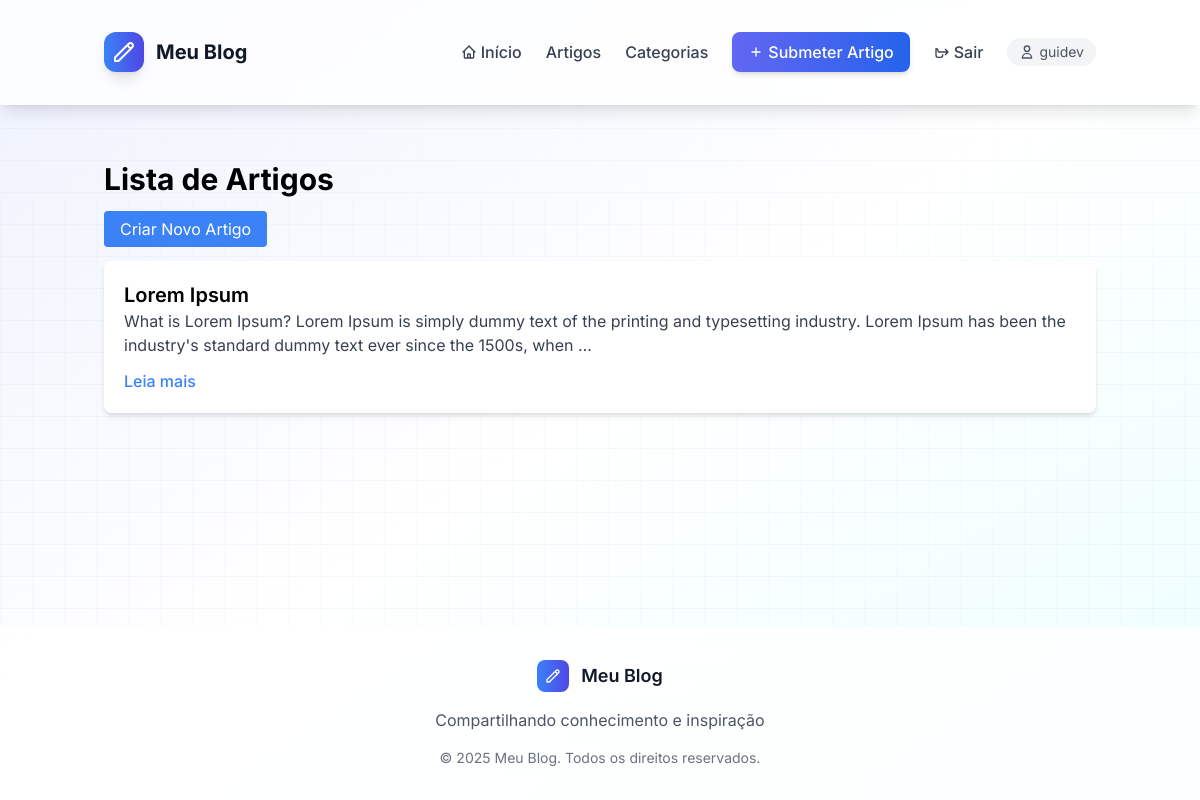
Screenshot of /artigos/ (signed in) with the database file from the repository.
### blog/models.py (models this page shows, shortened)
class Usuario(AbstractUser):
    LEITOR = 'leitor'
    REDATOR = 'redator'
    ADMIN = 'admin'
    TIPO_USUARIO_CHOICES = [
        (LEITOR, 'Leitor'),
        (REDATOR, 'Redator'),
        (ADMIN, 'Administrador'),
    ]
    tipo_usuario = models.CharField(
        max_length=10,
        choices=TIPO_USUARIO_CHOICES,
        default=LEITOR,
    )
    groups = models.ManyToManyField(
        Group,
        verbose_name='groups',
        blank=True,
        related_name='blog_users',
        related_query_name='user',
    )
    user_permissions = models.ManyToManyField(
        Permission,
        verbose_name='user permissions',
        blank=True,
        related_name='blog_users',
        related_query_name='user',
    )
    def is_leitor(self):
        return self.tipo_usuario == self.LEITOR
    def is_redator(self):
        return self.tipo_usuario == self.REDATOR
    def is_admin(self):
        return self.tipo_usuario == self.ADMIN
    class Meta:
        verbose_name = 'Usuário'
        verbose_name_plural = 'Usuários'

class Artigo(models.Model):
    titulo = models.CharField(max_length=200)
    conteudo = models.TextField()
    data_criacao = models.DateTimeField(auto_now_add=True)
    data_atualizacao = models.DateTimeField(auto_now=True)
    publicado = models.BooleanField(default=True)
    autor = models.ForeignKey(Usuario, on_delete=models.CASCADE, related_name='artigos')
    categorias = models.ManyToManyField(Categoria, related_name='artigos')
    class Meta:
        verbose_name = 'Artigo'
        verbose_name_plural = 'Artigos'
        ordering = ['-data_criacao']

### blog/views.py (the view)
# urls.py: path('artigos/', views.artigo_list, name='artigo_list'),
def artigo_list(request):
    artigos = Artigo.objects.filter(publicado=True)
    return render(request, 'blog/artigo_list.html', {'artigos': artigos})

### blog/templates/blog/artigo_list.html (shortened to what this page needs)
{% extends 'blog/base.html' %}
{% block content %}
<div class="container mx-auto mt-10">
    <h1 class="text-3xl font-bold mb-5">Lista de Artigos</h1>
    <a href="{% url 'artigo_create' %}" class="bg-blue-500 text-white px-4 py-2 rounded">Criar Novo Artigo</a>
    <div class="mt-5">
        {% for artigo in artigos %}
            <div class="bg-white shadow-md rounded-lg p-5 mb-5">
                <h2 class="text-xl font-semibold">
                    <a href="{% url 'artigo_detail' artigo.id %}">{{ artigo.titulo }}</a>
                </h2>
                <p class="text-gray-700">{{ artigo.conteudo|truncatewords:30 }}</p>
                <div class="mt-3">
                    <a href="{% url 'artigo_detail' artigo.pk %}" class="text-blue-500 hover:text-blue-700 hover:underline font-medium">
                        Leia mais
                    </a>
                </div>
            </div>
        {% empty %}
            <p class="text-gray-500">Nenhum artigo encontrado.</p>
        {% endfor %}
    </div>
</div>
{% endblock %}

### blog/templates/blog/base.html (shortened to what this page needs)
{% load static %}
<!DOCTYPE html>
<html lang="pt-BR">
<head>
    <script src="https://cdn.tailwindcss.com"></script>
    <link href="{% static 'css/style.css' %}" rel="stylesheet">
</head>
<body class="bg-gradient-to-br from-indigo-50 via-white to-cyan-50 min-h-screen font-inter flex flex-col">
    <header class="bg-white/80 backdrop-blur-sm shadow-lg border-b border-white/20 sticky top-0 z-50">
        <div class="container mx-auto px-4 py-4">
            <nav class="flex items-center justify-between">
                <div class="flex items-center space-x-3">
                    <div class="h-10 w-10 bg-gradient-to-r from-blue-500 to-indigo-600 rounded-xl flex items-center justify-center shadow-lg">
                        <svg class="h-6 w-6 text-white" fill="none" stroke="currentColor" viewBox="0 0 24 24">
                            <path stroke-linecap="round" stroke-linejoin="round" stroke-width="2" d="M15.232 5.232l3.536 3.536m-2.036-5.036a2.5 2.5 0 113.536 3.536L6.5 21.036H3v-3.572L16.732 3.732z"></path>
                        </svg>
                    </div>
                    <a href="{% url 'index' %}" class="text-xl font-bold text-gray-900 hover:text-indigo-600 transition duration-200">
                        Meu Blog
                    </a>
                </div>
                <div class="hidden md:flex items-center space-x-6">
                    <a href="{% url 'index' %}" class="text-gray-700 hover:text-indigo-600 font-medium transition duration-200 flex items-center">
                        <svg class="w-4 h-4 mr-1" fill="none" stroke="currentColor" viewBox="0 0 24 24">
                            <path stroke-linecap="round" stroke-linejoin="round" stroke-width="2" d="M3 12l2-2m0 0l7-7 7 7M5 10v10a1 1 0 001 1h3m10-11l2 2m-2-2v10a1 1 0 01-1 1h-3m-6 0a1 1 0 001-1v-4a1 1 0 011-1h2a1 1 0 011 1v4a1 1 0 001 1m-6 0h6"></path>
                        </svg>
                        Início
                    </a>
                    {% if user.is_authenticated %}
                    <a href="{% url 'artigo_list' %}" class="text-gray-700 hover:text-indigo-600 font-medium transition duration-200">
                        Artigos
                    </a>
                    <a href="{% url 'categoria_list' %}" class="text-gray-700 hover:text-indigo-600 font-medium transition duration-200">
                        Categorias
                    </a>
                    {% endif %}
                    {% if user.is_authenticated %}
                        {% if user.is_redator or user.is_admin %}
                            <a href="{% url 'artigo_create' %}" class="bg-gradient-to-r from-indigo-500 to-blue-600 text-white px-4 py-2 rounded-lg font-medium hover:from-indigo-600 hover:to-blue-700 transition duration-200 shadow-md flex items-center">
                                <svg class="w-4 h-4 mr-1" fill="none" stroke="currentColor" viewBox="0 0 24 24">
                                    <path stroke-linecap="round" stroke-linejoin="round" stroke-width="2" d="M12 6v6m0 0v6m0-6h6m-6 0H6"></path>
                                </svg>
                                {% if user.is_admin %}Criar e Publicar{% else %}Submeter Artigo{% endif %}
                            </a>
                        {% endif %}
                    <a href="{% url 'logout' %}" class="text-gray-700 hover:text-red-600 font-medium transition duration-200 flex items-center">
                        <svg class="w-4 h-4 mr-1" fill="none" stroke="currentColor" viewBox="0 0 24 24">
                            <path stroke-linecap="round" stroke-linejoin="round" stroke-width="2" d="M17 16l4-4m0 0l-4-4m4 4H7m6 4v1a3 3 0 01-3 3H6a3 3 0 01-3-3V7a3 3 0 013 3v1"></path>
                        </svg>
                        Sair
                    </a>
                    <div class="flex items-center text-sm text-gray-600 bg-gray-100 px-3 py-1 rounded-full">
                        <svg class="w-4 h-4 mr-1" fill="none" stroke="currentColor" viewBox="0 0 24 24">
                            <path stroke-linecap="round" stroke-linejoin="round" stroke-width="2" d="M16 7a4 4 0 11-8 0 4 4 0 018 0zM12 14a7 7 0 00-7 7h14a7 7 0 00-7-7z"></path>
                        </svg>
                        {{ user.username }}
                    </div>
                {% endif %}
            </div>
        </nav>
    </div>
</header>
<main class="flex-1">
    {% block content %}{% endblock %}
</main>
<footer class="bg-white/80 backdrop-blur-sm border-t border-white/20 mt-12">
    <div class="container mx-auto px-4 py-8">
        <div class="text-center">
            <div class="flex justify-center items-center space-x-3 mb-4">
                <div class="h-8 w-8 bg-gradient-to-r from-blue-500 to-indigo-600 rounded-lg flex items-center justify-center">
                    <svg class="h-4 w-4 text-white" fill="none" stroke="currentColor" viewBox="0 0 24 24">
                        <path stroke-linecap="round" stroke-linejoin="round" stroke-width="2" d="M15.232 5.232l3.536 3.536m-2.036-5.036a2.5 2.5 0 113.536 3.536L6.5 21.036H3v-3.572L16.732 3.732z"></path>
                    </svg>
                </div>
                <span class="text-lg font-semibold text-gray-900">Meu Blog</span>
            </div>
            <p class="text-gray-600 mb-4">Compartilhando conhecimento e inspiração</p>
            <p class="text-sm text-gray-500">© 2025 Meu Blog. Todos os direitos reservados.</p>
        </div>
    </div>
</footer>
</body>
</html>

### static/css/style.css (style rules this page uses)
body { font-family: 'Inter', sans-serif; line-height: 1.6; margin: 0; padding: 0; background-color: #f9fafb; }
header { background-color: #3b82f6; color: white; padding: 1rem; text-align: center; }
h1, h2, h3 { margin: 0.5rem 0; }
a { color: #3b82f6; text-decoration: none; }
.container { max-width: 1200px; margin: 0 auto; padding: 1rem; }

### blog/templates/blog/base.html (style rules this page uses)
.font-inter { font-family: 'Inter', sans-serif; }

### rows the page displays
Usuario: username "guidev"
Artigo: titulo "Lorem Ipsum", conteudo "What is Lorem Ipsum? Lorem Ipsum is simply dummy text of the printing and typesetting industry. Lorem Ipsum has been the industry's standard dummy text ever since the 1500s, when …"
